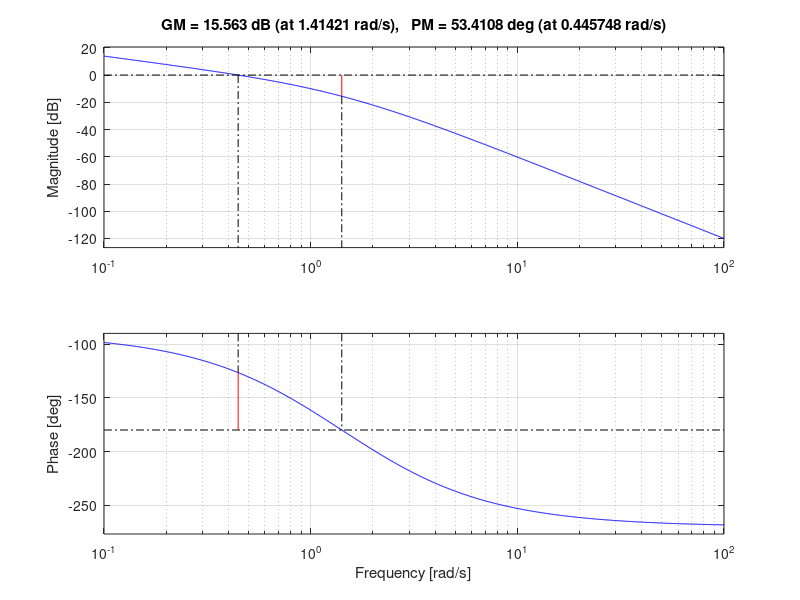
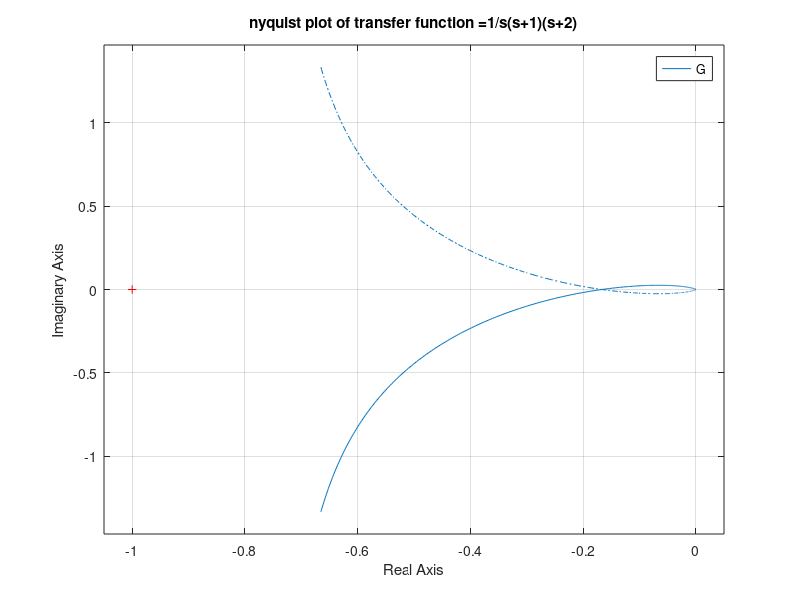
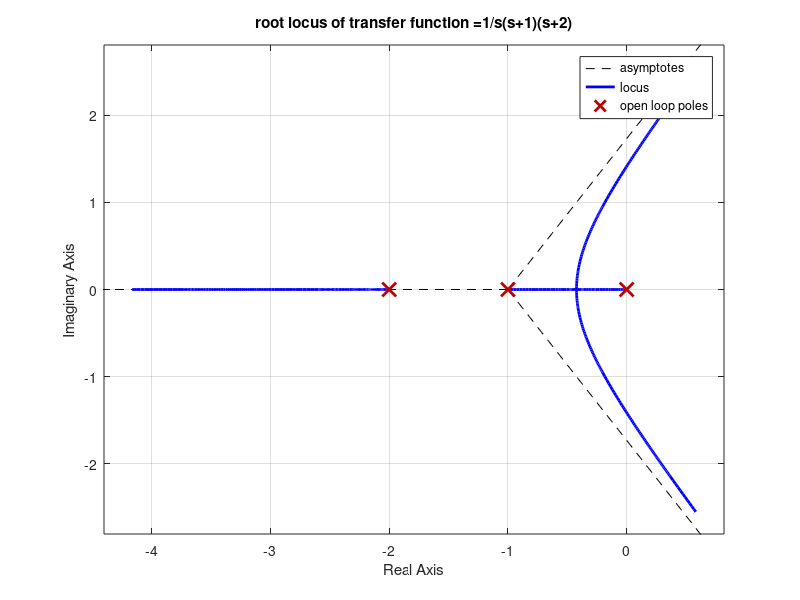

These charts were generated, in order, by the following MATLAB code:
 %%nyquist plot for the transfer function
G=zpk([],[0 -1 -2],1);
figure(1)
bode(G);
margin(G);
title(' Bode plot of transfer function =1/{s(s+1)(s+2)}');
margin(G);
figure(2);
nyquist(G);
title('nyquist plot of transfer function =1/{s(s+1)(s+2)}');
figure(3);
rlocus(G);
title('root locus of transfer function =1/{s(s+1)(s+2)}');
